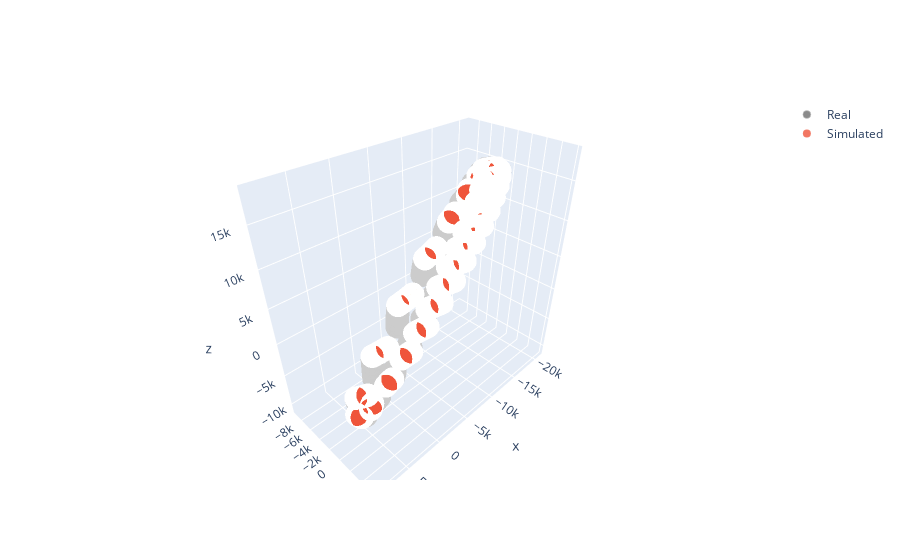

Notebook cell for this chart:
### Code cell
x,y,z = data.loc[:, 'x'].values, data.loc[:, 'y'].values, data.loc[:, 'z'].values
xSim,ySim,zSim = data.loc[:, 'x_sim'].values, data.loc[:, 'y_sim'].values, data.loc[:, 'z_sim'].values
fig1 = go.Scatter3d(x=x, 
                    y=y, 
                    z=z, 
                    mode='markers', 
                    marker=dict(
                        color='rgb(127, 127, 127)',
                        size=8, 
                        symbol='circle', 
                        line=dict(
                            color='rgb(204, 204, 204)',
                            width=0.5),
                        opacity=0.9),
                   name = 'Real')
fig2 = go.Scatter3d(x=xSim, 
                    y=ySim, 
                    z=zSim, 
                    mode = 'markers', 
                    marker=dict(
                        size=8,
                        line=dict(
                            color='rgba(217, 217, 217, 0.14)',
                            width=0.5
                        ),
                    opacity=0.8),
                    name = 'Simulated')
fig = go.Figure(data = [fig1, fig2])
fig.show()

### Figure 1 — Plotly figure (JSON) as saved in the notebook; plotly's stock layout.template omitted (floating-point values rounded to 4 significant figures; data arrays with more than 128 entries replaced by an {"elided": "..."} marker saying what was removed)
{"data": [{"marker": {"color": "rgb(127, 127, 127)", "line": {"color": "rgb(204, 204, 204)", "width": 0.5}, "opacity": 0.9, "size": 8, "symbol": "circle"}, "mode": "markers", "name": "Real", "type": "scatter3d", "x": {"elided": "3169 float values"}, "y": {"elided": "3169 float values"}, "z": {"elided": "3169 float values"}}, {"marker": {"line": {"color": "rgba(217, 217, 217, 0.14)", "width": 0.5}, "opacity": 0.8, "size": 8}, "mode": "markers", "name": "Simulated", "type": "scatter3d", "x": {"elided": "3169 float values"}, "y": {"elided": "3169 float values"}, "z": {"elided": "3169 float values"}}], "layout": {}}
